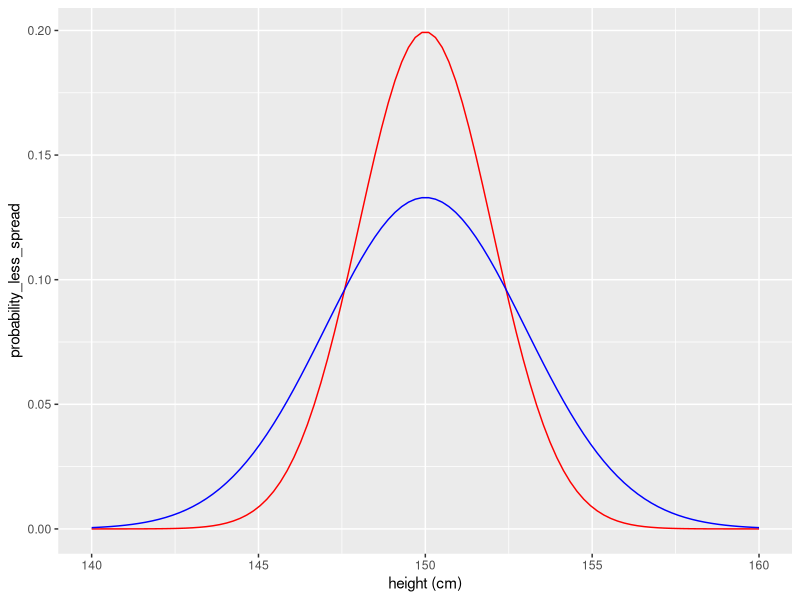
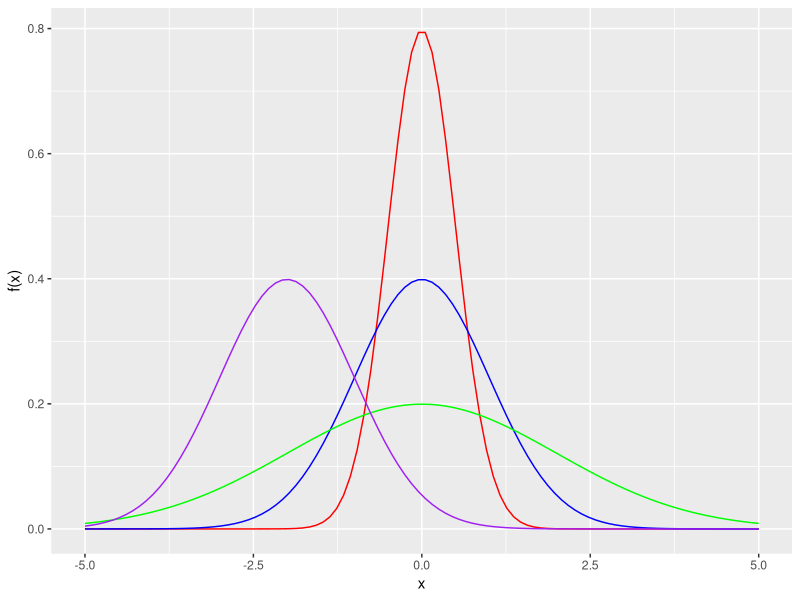
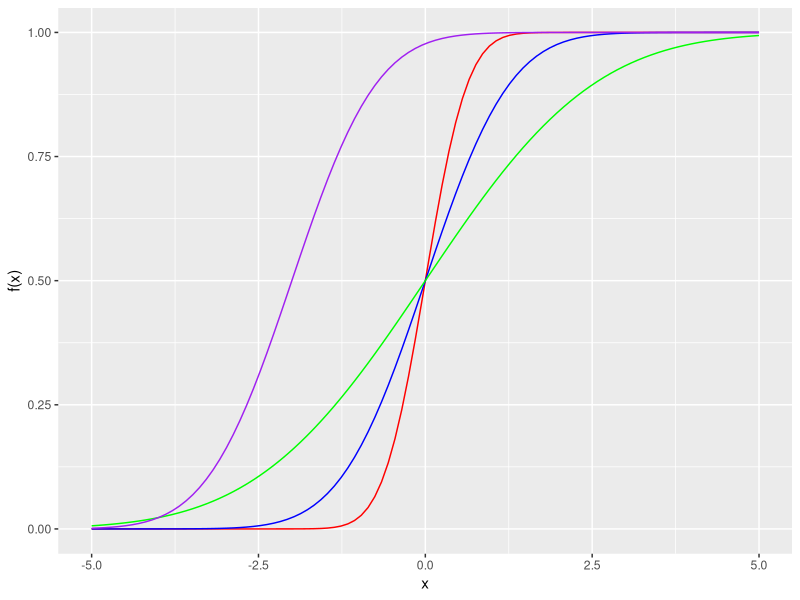
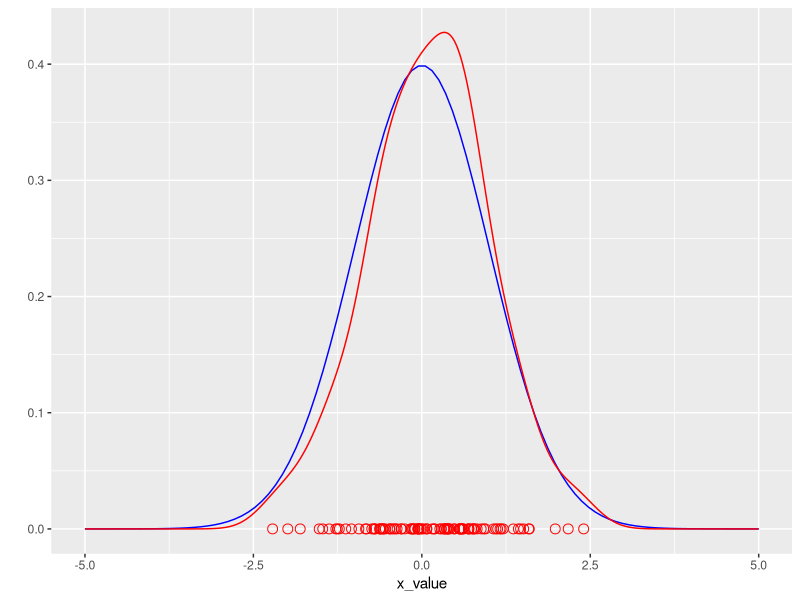
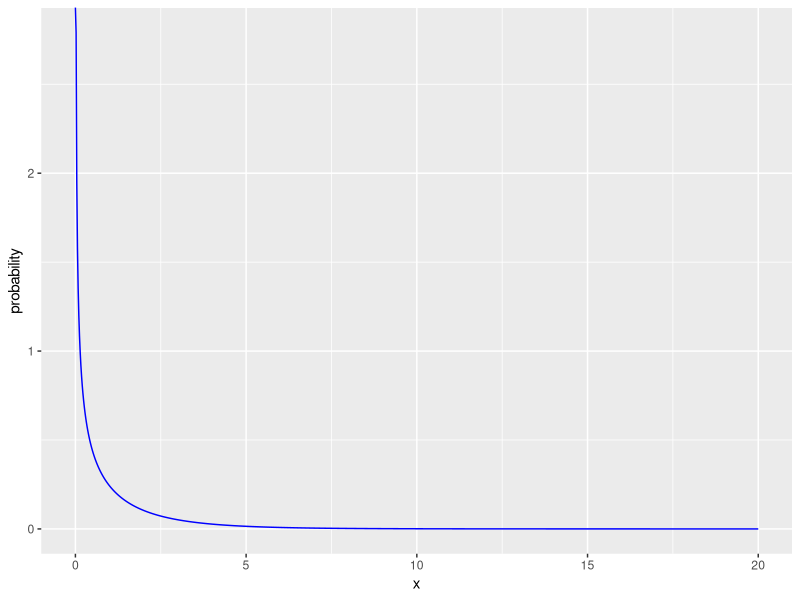
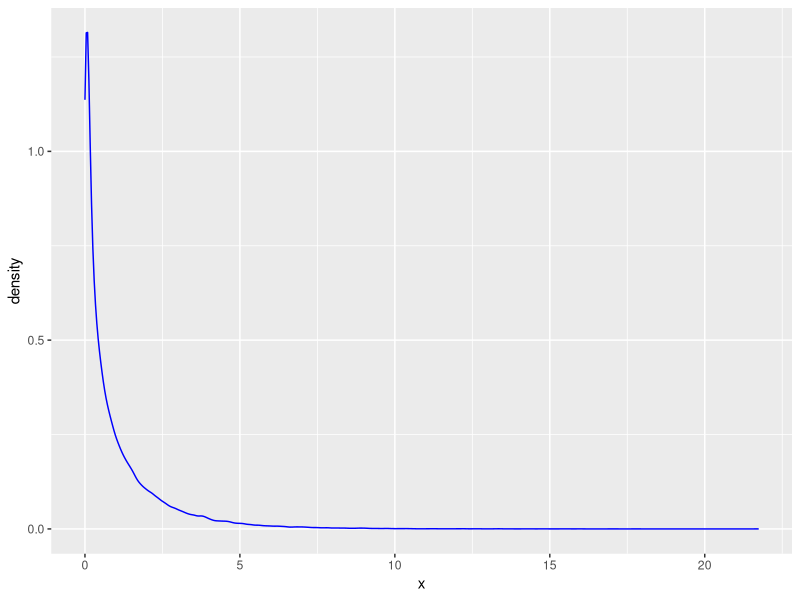
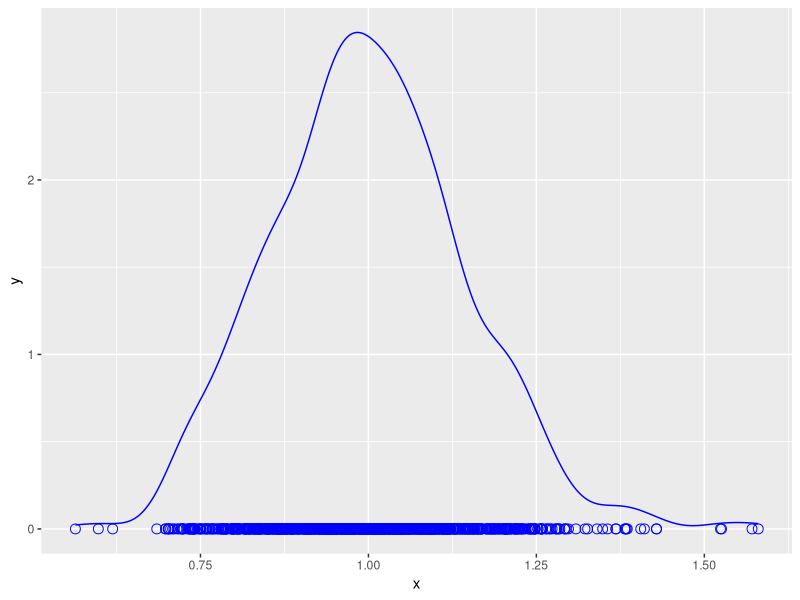

Source code (R) for these figures, in order:
## ---- chunk 1
library(tidyverse)
## ---- chunk 2

all_possible_heights <- seq(from = 140, to = 160, length = 100)
probability_values_less_spread <- dnorm(all_possible_heights, mean = 150, sd = 2)
probability_values_more_spread <- dnorm(all_possible_heights, mean = 150, sd = 3)

tibble(height = all_possible_heights, 
       probability_less_spread = probability_values_less_spread,
       probability_more_spread = probability_values_more_spread) %>% 
  ggplot() +
  geom_line(aes(x = height, y = probability_less_spread), color = "red") +
  geom_line(aes(x = height, y = probability_more_spread), color = "blue") +
  xlab("height (cm)")

## ---- chunk 3

xValues <- seq(from = -5, to = 5, length = 100)
plotA <- dnorm(xValues, mean = 0, sd = 0.5) #
plotB <-  dnorm(xValues, mean = 0, sd = 1)
plotC <-  dnorm(xValues, mean = 0, sd = 2)
plotD <-  dnorm(xValues, mean = -2, sd = 1)

normalDistributionsTibble <- tibble(x_value = xValues, 
                                    red_value = plotA,
                                    blue_value = plotB,
                                    green_value = plotC,
                                    purple_value = plotD)

p <- normalDistributionsTibble %>% ggplot()
p + 
  geom_line(aes(x = xValues, y = red_value), color = "red") +
  geom_line(aes(x = xValues, y = blue_value), color = "blue") +
  geom_line(aes(x = xValues, y = green_value), color = "green") +
  geom_line(aes(x = xValues, y = purple_value), color = "purple") +
  xlab("x") +
  ylab("f(x)")

## ---- chunk 4

xValues <- seq(from = -5, to = 5, length = 100)
plotA <- pnorm(xValues, mean = 0, sd = 0.5)
plotB <-  pnorm(xValues, mean = 0, sd = 1)
plotC <-  pnorm(xValues, mean = 0, sd = 2)
plotD <-  pnorm(xValues, mean = -2, sd = 1)

normalDistributionsTibble <- tibble(x_value = xValues, 
                                    red_value = plotA,
                                    blue_value = plotB,
                                    green_value = plotC,
                                    purple_value = plotD)

p <- normalDistributionsTibble %>% ggplot()
p + 
  geom_line(aes(x = xValues, y = red_value), color = "red") +
  geom_line(aes(x = xValues, y = blue_value), color = "blue") +
  geom_line(aes(x = xValues, y = green_value), color = "green") +
  geom_line(aes(x = xValues, y = purple_value), color = "purple") +
  xlab("x") +
  ylab("f(x)")


## ---- chunk 5

meanValue <- 0
standardDeviation <- 1
numVals <- 100

xValues <- seq(from = -5, to = 5, length = numVals)
trueDistribution <- dnorm(xValues, mean = meanValue, sd = standardDeviation)

dataFrame <- tibble(x_value = xValues, true_value = trueDistribution)

set.seed(1)
randomVals <- rnorm(numVals, mean = meanValue, sd = standardDeviation)

dataFrame %>% ggplot() +
    geom_line(aes(x = x_value, y = true_value), color = "blue") +
    geom_line(aes(x = randomVals), color = "red", stat = "density") +
    geom_point(aes(x = randomVals, y = 0), color = "red", shape = 1, size = 3) +
    ylab("")

## ---- chunk 6

degreeFreedom <- 1

xValues <- seq(from = 0, to = 20, length = 1000)
probabilityValues <- dchisq(xValues, df = degreeFreedom)

dataFrame <- tibble(x = xValues, 
                    probability = probabilityValues)

dataFrame %>% ggplot() +
  geom_line(aes(x = x, y = probability), color = "blue")

## ---- chunk 7

# this is a trick to make the random values reproducible - note that computers are unable to produce truly random values. They can only generate pseudorandom values by using a seed, usually the current time, as it varies from moment to moment. By setting the seed ourselves, we make the random values repeatable. 
set.seed(1)

sampleSize <- 100
numSamples <- 1000

degreeFreedom <- 1

randomChiSqValues <- rchisq(n = numSamples * sampleSize, df = degreeFreedom)

## ---- chunk 8

tibble(x = randomChiSqValues) %>% 
  ggplot() + 
  geom_density(aes(x = x), color = "blue")

## ---- chunk 9

# organize the random values into 1000 sample rows of size n = 5 columns
samples <- matrix(randomChiSqValues, nrow = numSamples, ncol = sampleSize)
sampleMeans <- rowMeans(samples) # work out the sample means 

head(sampleMeans)

## ---- chunk 10

tibble(x = sampleMeans) %>% 
  ggplot() + 
  geom_line(aes(x = x), stat = "density", color = "blue") +
  geom_point(aes(x = x, y = 0), color = "blue", shape = 1, size = 3)

